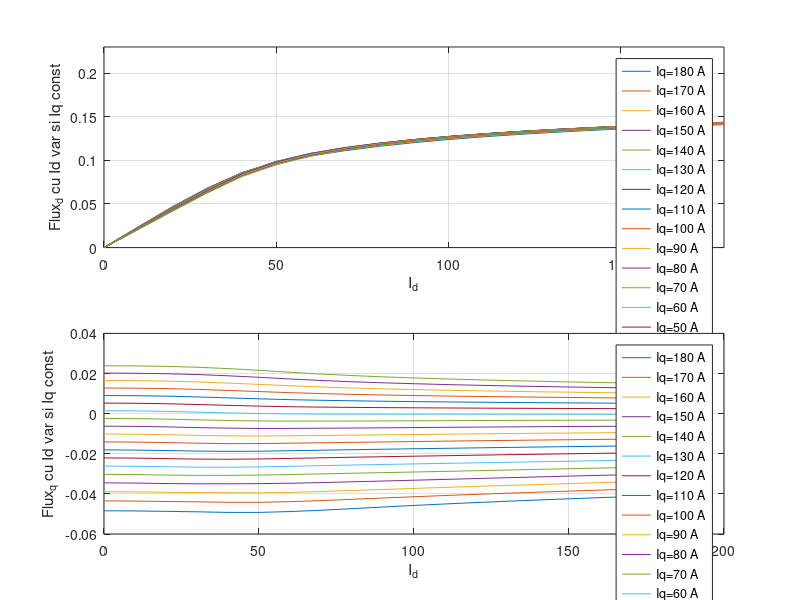
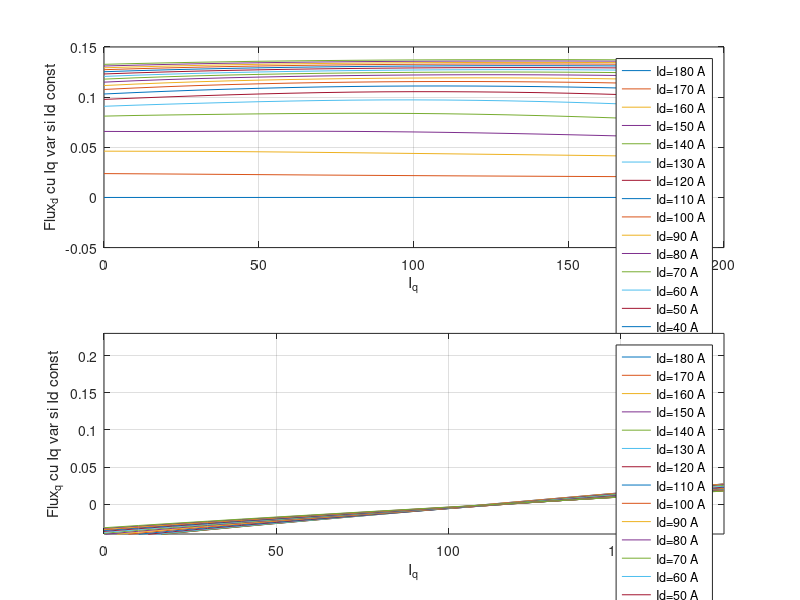

Here is the MATLAB script that generated these plots, in order:

% calcul transformata Park abc->dq
load ('calc_fi_d.mat'); 
omega=0;t=0;
D_d=[];
Q_d=[];
for i=1:3:57 %end=cate coloane are matricea
    fiaD=fabcD(:,i);
    fibD=fabcD(:,i+1);
    ficD=fabcD(:,i+2);
    fidD=(2/3)*(fiaD*cos(omega*t)+fibD*cos(omega*t-2*pi/3)+ficD*cos(omega*t+2*pi/3));
    fiqD=(-2/3)*(fiaD*sin(omega*t)+fibD*sin(omega*t-2*pi/3)+ficD*sin(omega*t+2*pi/3));
    D_d=[D_d fidD];
    Q_d=[Q_d fiqD];
end


% cod original
% load('fia_q_140.mat');load('fib_q_140.mat');load('fic_q_140.mat');
% omega=0;t=0;
% fia=fabcD(:,1);fib=fabcD(:,2);fic=fabcD(:,3);
% fid=(2/3)*(fia*cos(omega*t)+fib*cos(omega*t-2*pi/3)+fic*cos(omega*t+2*pi/3));
% fiq=(-2/3)*(fia*sin(omega*t)+fib*sin(omega*t-2*pi/3)+fic*sin(omega*t+2*pi/3));
% i=0:20:220;
% plot(i,fid,i,fiq);grid


load ('calc_fi_q.mat');
omega=0;t=0;
D_q=[];
Q_q=[];
for j=1:3:57 %end=cate coloane are matricea
    fiaQ=fabcQ(:,j);
    fibQ=fabcQ(:,j+1);
    ficQ=fabcQ(:,j+2);
    fiqQ=(-2/3)*(fiaQ*sin(omega*t-pi/2)+fibQ*sin(omega*t-2*pi/3-pi/2)+ficQ*sin(omega*t+2*pi/3-pi/2));
    fidQ=(2/3)*(fiaQ*cos(omega*t-pi/2)+fibQ*cos(omega*t-2*pi/3-pi/2)+ficQ*cos(omega*t+2*pi/3-pi/2));
    D_q=[D_q fidQ];
    Q_q=[Q_q fiqQ];
end
i=0:10:180;
j=0:10:180;

figure;
d=subplot(2,1,1);
plot(i, D_d);grid %D_d este fluxul pe axa D
xlabel('I_d');
ylabel('Flux_d cu Id var si Iq const');
legend('Iq=180 A','Iq=170 A','Iq=160 A','Iq=150 A','Iq=140 A','Iq=130 A','Iq=120 A','Iq=110 A','Iq=100 A','Iq=90 A','Iq=80 A','Iq=70 A','Iq=60 A','Iq=50 A','Iq=40 A','Iq=30 A','Iq=20 A','Iq=10 A','Iq=0 A');
%%%%%%
axis([0 180 0 0.23]);
q=subplot(2,1,2);
plot(i, Q_d);grid %D_d este fluxul pe axa D 
ylabel('Flux_q cu Id var si Iq const')
xlabel('I_d');
legend('Iq=180 A','Iq=170 A','Iq=160 A','Iq=150 A','Iq=140 A','Iq=130 A','Iq=120 A','Iq=110 A','Iq=100 A','Iq=90 A','Iq=80 A','Iq=70 A','Iq=60 A','Iq=50 A','Iq=40 A','Iq=30 A','Iq=20 A','Iq=10 A','Iq=0 A');
%%%%%%legend('fluxD Iq=220A', 'fluxQ Iq=220A');
%axis([0 70 0 0.2]);

figure;
d=subplot(2,1,1);
title('Flux_d')
plot(j, D_q); grid %Q_q este fluxul pe axa Q 
ylabel('Flux_d cu Iq var si Id const')
xlabel('I_q');
legend('Id=180 A','Id=170 A','Id=160 A','Id=150 A','Id=140 A','Id=130 A','Id=120 A','Id=110 A','Id=100 A','Id=90 A','Id=80 A','Id=70 A','Id=60 A','Id=50 A','Id=40 A','Id=30 A','Id=20 A','Id=10 A','Id=0 A');

q=subplot(2,1,2);
plot(j, Q_q); grid %Q_q este fluxul pe axa Q 
xlabel('I_q');
ylabel('Flux_q cu Iq var si Id const');
legend('Id=180 A','Id=170 A','Id=160 A','Id=150 A','Id=140 A','Id=130 A','Id=120 A','Id=110 A','Id=100 A','Id=90 A','Id=80 A','Id=70 A','Id=60 A','Id=50 A','Id=40 A','Id=30 A','Id=20 A','Id=10 A','Id=0 A');
%%%%%%legend('fluxD Id=220A', 'fluxQ Id=220A');
axis([0 180 -0.04 0.23]);

% initial
%%plot(i, D_d, i, Q_d);grid %D_d este fluxul pe axa D
%%xlabel('I_d');
%%%%%%legend('fluxD Iq=180A', 'fluxQ Iq=180A');

%%axis([0 180 0 0.2]);
%%q=subplot(2,1,2);
%%plot(j, D_q,j, Q_q); grid %Q_q este fluxul pe axa Q 
%%xlabel('I_q');
%%%%%%legend('fluxD Id=180A', 'fluxQ Id=180A');
%%axis([0 180 -0.04 0.2]);



%%load ('I.mat');%Id var @Iq constant
%load ('Iq.mat');
 %D_d - fluxD cu Id var si Iq const!!!!
 %Q_d - fluxQ cu Id var si Iq const
 %D_q - fluxD cu Iq var si Id const
 %Q_q - fluxQ cu Iq var si Id const!!!!
 %Iconst
 %Ivar

%%L_d=[];% - inductanta D cu Id var si Iq const
%%L_q=[];% - inductanta Q cu Iq var si Id const

%%L_d=rdivide(D_d,Ivar);
%%L_q=rdivide (Q_q,Ivar);
%%figure;
%%Ld=subplot(2,1,1);
%%plot(i, L_d);grid
%%xlabel('L_d=f(I_d)');
%%Lq=subplot(2,1,2);
%%plot(i, L_q); grid
%%xlabel('L_q=f(I_q)');
%axis([0 180 0 0.2]);


%dlmwrite('D_d.txt',i);
%dlmwrite('D_d.txt',D_d, 'delimiter',' ','-append');

%dlmwrite('Q_d.txt',i);
%dlmwrite('Q_d.txt',Q_d, 'delimiter',' ','-append');

